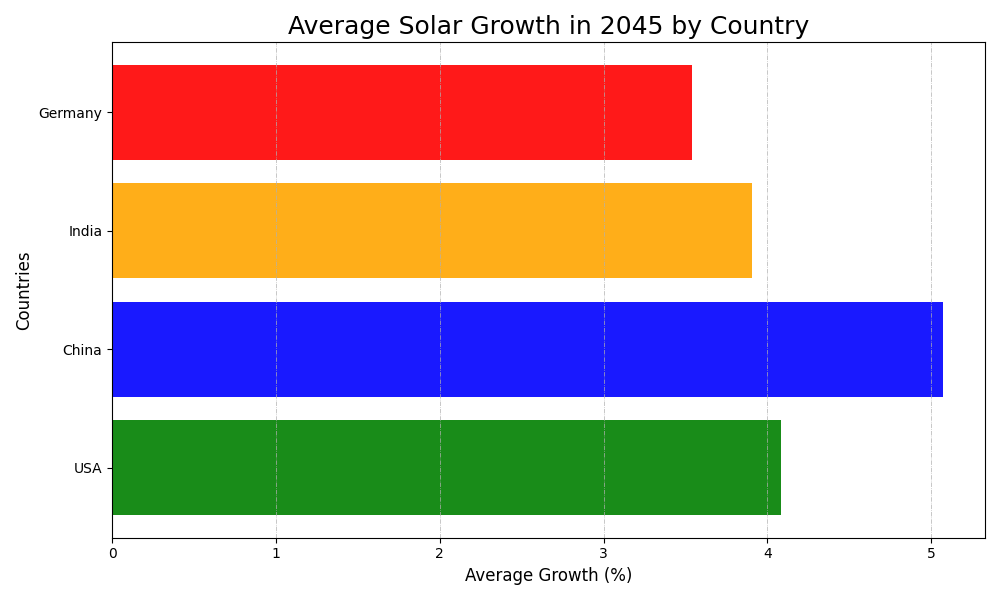

Recreate this plot in Python.
import matplotlib.pyplot as plt
import numpy as np

# Average growth percentages for different countries
average_growth = {
    'USA': np.mean([3.1, 2.8, 3.6, 4.0, 5.2, 3.8, 4.1, 4.7, 5.0, 4.5, 3.9, 4.3]),
    'China': np.mean([4.5, 4.2, 4.8, 5.0, 5.3, 4.9, 5.1, 5.4, 5.7, 5.8, 5.2, 5.0]),
    'India': np.mean([3.5, 3.6, 3.8, 4.1, 3.9, 4.0, 3.7, 4.2, 4.5, 4.3, 3.4, 3.9]),
    'Germany': np.mean([2.8, 2.9, 3.1, 3.3, 4.0, 3.5, 3.8, 3.6, 3.7, 3.9, 4.1, 3.8])
}

countries = list(average_growth.keys())
growth_values = list(average_growth.values())

fig, ax = plt.subplots(figsize=(10, 6))

# Manually shuffled colors for each country
colors = ['green', 'blue', 'orange', 'red']

ax.barh(countries, growth_values, color=colors, alpha=0.9)

ax.set_title('Average Solar Growth in 2045 by Country', fontsize=18, fontweight='regular')
ax.set_xlabel('Average Growth (%)', fontsize=12)
ax.set_ylabel('Countries', fontsize=12)

ax.grid(visible=True, linestyle='-.', linewidth=0.5, axis='x')

plt.tight_layout()
plt.show()
